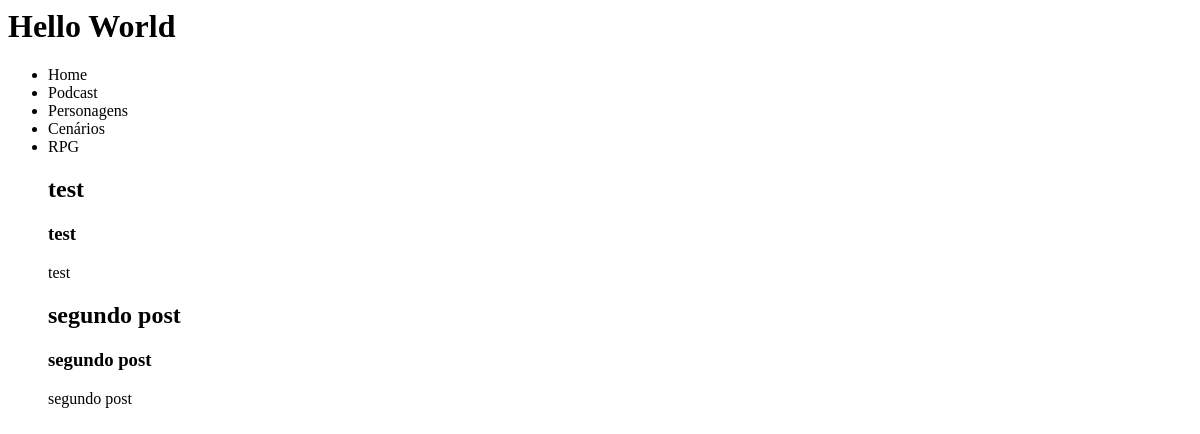
Page /blog/ on the earlier database version.
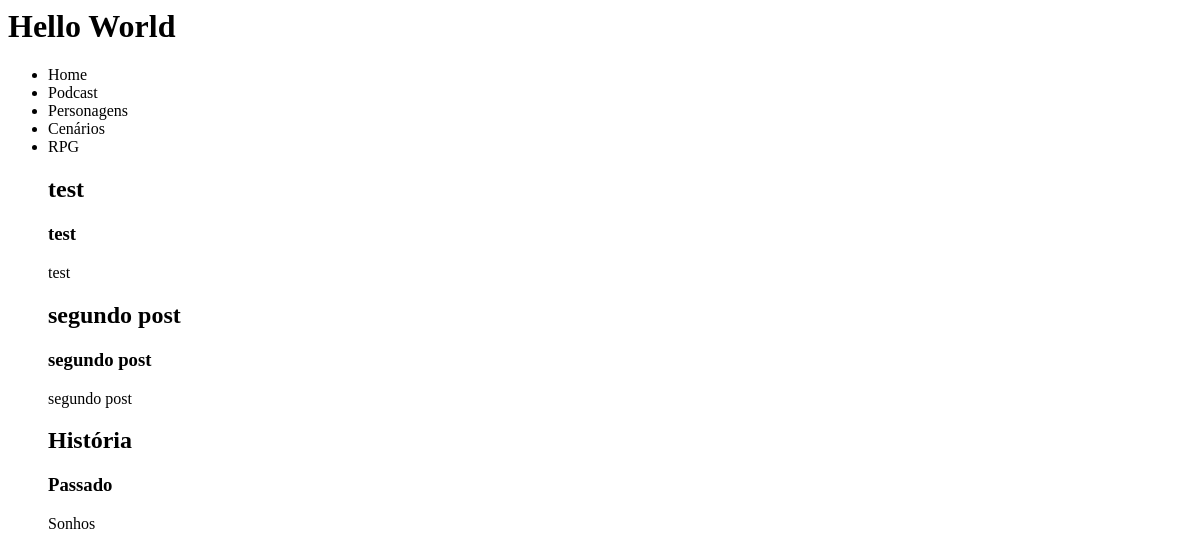
Same page on the later database version.
### website/models.py (models this page shows, shortened)
class Post(models.Model):
    title = models.CharField(max_length=30)
    sub_title = models.CharField(max_length=30)
    content = models.TextField()
    categories = models.CharField(
        max_length=2,
        choices=Categorias.choices,
        default=Categorias.GR,
    )
    deleted = models.BooleanField(default=True)
    def full_name(self):
        return self.title + self.sub_title
    full_name.admin_order_field = 'title'

### blog/views.py (the view)
# urls.py: path('blog/', hello_blog)
def hello_blog(request):
    lista = [
        'Home',
        'Podcast',
        'Personagens',
        'Cenários',
        'RPG',
    ]
    list_posts = Post.objects.all()
    data = {
        'Nome': 'Blog Django 3',
        'lista_tecnologias': lista,
        'posts': list_posts
    }
    return render(request, 'index.html', data)

### website/templates/index.html (shortened to what this page needs)
<h1> Hello World </h1>
<ul>
{% for item in lista_tecnologias %}
    <li> {{ item }} </li>
{% endfor %}
</ul>
<ul>
{% for post in posts %}
    <h2> {{ post.title }} </h2>
    <h3> {{ post.sub_title }} </h3>
    <p> {{ post.content }}</p>
{% endfor %}
</ul>

Differences in the rows shown:
added Post: title "História", sub_title "Passado", content "Sonhos"
